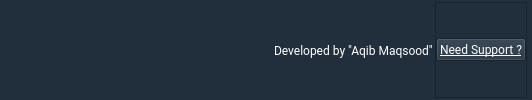
     <widget class="QWidget" name="Footer" native="true">
      <property name="sizePolicy">
       <sizepolicy hsizetype="Expanding" vsizetype="Fixed">
        <horstretch>0</horstretch>
        <verstretch>0</verstretch>
       </sizepolicy>
      </property>
      <property name="styleSheet">
       <string notr="true">*{color: rgb(255, 255, 255);
background-color: rgb(33, 47, 61);

}</string>
      </property>
      <layout class="QHBoxLayout" name="horizontalLayout_5">
       <property name="spacing">
        <number>2</number>
       </property>
       <property name="leftMargin">
        <number>2</number>
       </property>
       <property name="topMargin">
        <number>2</number>
       </property>
       <property name="rightMargin">
        <number>5</number>
       </property>
       <property name="bottomMargin">
        <number>2</number>
       </property>
       <item>
        <spacer name="FooterHorizontaSpacer1">
         <property name="orientation">
          <enum>Qt::Orientation::Horizontal</enum>
         </property>
         <property name="sizeHint" stdset="0">
          <size>
           <width>40</width>
           <height>20</height>
          </size>
         </property>
        </spacer>
       </item>
       <item>
        <widget class="QLabel" name="FooterRoughLabel">
         <property name="font">
          <font>
           <family>Roboto</family>
           <pointsize>12</pointsize>
           <italic>false</italic>
          </font>
         </property>
         <property name="styleSheet">
          <string notr="true">color: rgb(33, 47, 61);</string>
         </property>
         <property name="text">
          <string>OneCli         ck TIme    table</string>
         </property>
        </widget>
       </item>
       <item>
        <spacer name="FooterHorizontaSpacer2">
         <property name="orientation">
          <enum>Qt::Orientation::Horizontal</enum>
         </property>
         <property name="sizeHint" stdset="0">
          <size>
           <width>40</width>
           <height>20</height>
          </size>
         </property>
        </spacer>
       </item>
       <item>
        <widget class="QLabel" name="FooterMiddleLabel">
         <property name="font">
          <font>
           <family>Roboto</family>
          </font>
         </property>
         <property name="text">
          <string>Developed by &quot;Aqib Maqsood&quot;</string>
         </property>
        </widget>
       </item>
       <item>
        <widget class="QFrame" name="FooterRightLabel">
         <property name="styleSheet">
          <string notr="true"/>
         </property>
         <property name="frameShape">
          <enum>QFrame::Shape::StyledPanel</enum>
         </property>
         <property name="frameShadow">
          <enum>QFrame::Shadow::Raised</enum>
         </property>
         <layout class="QHBoxLayout" name="horizontalLayout_6">
          <property name="spacing">
           <number>0</number>
          </property>
          <property name="leftMargin">
           <number>0</number>
          </property>
          <property name="topMargin">
           <number>0</number>
          </property>
          <property name="rightMargin">
           <number>0</number>
          </property>
          <property name="bottomMargin">
           <number>0</number>
          </property>
          <item>
           <widget class="QPushButton" name="ContactUsButton">
            <property name="font">
             <font>
              <family>Roboto</family>
              <underline>true</underline>
             </font>
            </property>
            <property name="text">
             <string>Need Support ?</string>
            </property>
           </widget>
          </item>
         </layout>
        </widget>
       </item>
      </layout>
     </widget>
